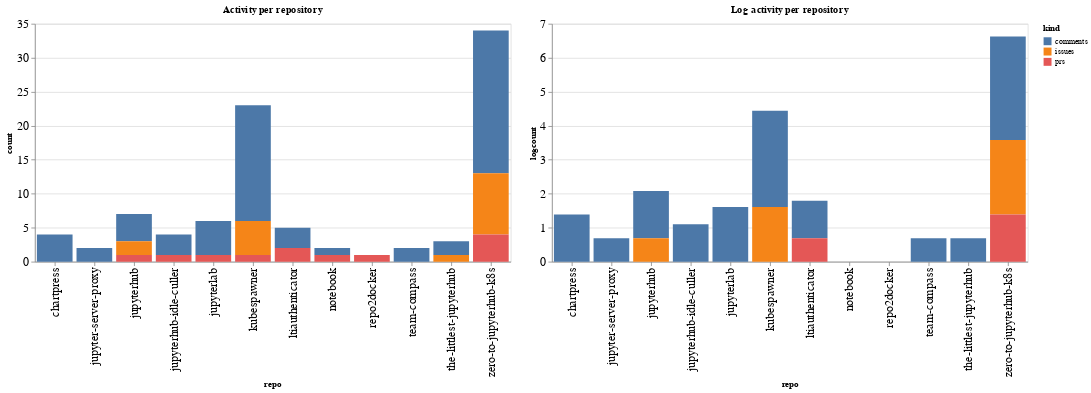

Write notebook code for a chart like this one.
### Code cell
ch1 = alt.Chart(repo_summaries, width=600, title="Activity per repository").mark_bar().encode(
    x='repo',
    y='count',
    color='kind',
    tooltip="kind"
)

ch2 = alt.Chart(repo_summaries, width=600, title="Log activity per repository").mark_bar().encode(
    x='repo',
    y='logcount',
    color='kind',
    tooltip="kind"
)

ch1 | ch2

### Figure 1 — Vega-Lite specification as saved in the notebook (floating-point values rounded to 4 significant figures)
{"config": {"axisLeft": {"labelFontSize": 15}, "axisBottom": {"labelFontSize": 15}}, "hconcat": [{"mark": "bar", "encoding": {"color": {"type": "nominal", "field": "kind"}, "tooltip": {"type": "nominal", "field": "kind"}, "x": {"type": "nominal", "field": "repo"}, "y": {"type": "quantitative", "field": "count"}}, "title": "Activity per repository", "width": 600}, {"mark": "bar", "encoding": {"color": {"type": "nominal", "field": "kind"}, "tooltip": {"type": "nominal", "field": "kind"}, "x": {"type": "nominal", "field": "repo"}, "y": {"type": "quantitative", "field": "logcount"}}, "title": "Log activity per repository", "width": 600}], "data": {"name": "data-5ba991e0493c3795f5d509a8377819bd"}, "$schema": "https://vega.github.io/schema/vega-lite/v4.8.1.json", "datasets": {"data-5ba991e0493c3795f5d509a8377819bd": [{"repo": "chartpress", "kind": "comments", "count": 4, "logcount": 1.386}, {"repo": "jupyter-server-proxy", "kind": "comments", "count": 2, "logcount": 0.6931}, {"repo": "jupyterhub", "kind": "comments", "count": 4, "logcount": 1.386}, {"repo": "jupyterhub", "kind": "issues", "count": 2, "logcount": 0.6931}, {"repo": "jupyterhub", "kind": "prs", "count": 1, "logcount": 0.0}, {"repo": "jupyterhub-idle-culler", "kind": "comments", "count": 3, "logcount": 1.099}, {"repo": "jupyterhub-idle-culler", "kind": "prs", "count": 1, "logcount": 0.0}, {"repo": "jupyterlab", "kind": "comments", "count": 5, "logcount": 1.609}, {"repo": "jupyterlab", "kind": "prs", "count": 1, "logcount": 0.0}, {"repo": "kubespawner", "kind": "comments", "count": 17, "logcount": 2.833}, {"repo": "kubespawner", "kind": "issues", "count": 5, "logcount": 1.609}, {"repo": "kubespawner", "kind": "prs", "count": 1, "logcount": 0.0}, {"repo": "ltiauthenticator", "kind": "comments", "count": 3, "logcount": 1.099}, {"repo": "ltiauthenticator", "kind": "prs", "count": 2, "logcount": 0.6931}, {"repo": "notebook", "kind": "comments", "count": 1, "logcount": 0.0}, {"repo": "notebook", "kind": "prs", "count": 1, "logcount": 0.0}, {"repo": "repo2docker", "kind": "prs", "count": 1, "logcount": 0.0}, {"repo": "team-compass", "kind": "comments", "count": 2, "logcount": 0.6931}, {"repo": "the-littlest-jupyterhub", "kind": "comments", "count": 2, "logcount": 0.6931}, {"repo": "the-littlest-jupyterhub", "kind": "issues", "count": 1, "logcount": 0.0}, {"repo": "zero-to-jupyterhub-k8s", "kind": "comments", "count": 21, "logcount": 3.045}, {"repo": "zero-to-jupyterhub-k8s", "kind": "issues", "count": 9, "logcount": 2.197}, {"repo": "zero-to-jupyterhub-k8s", "kind": "prs", "count": 4, "logcount": 1.386}]}}
